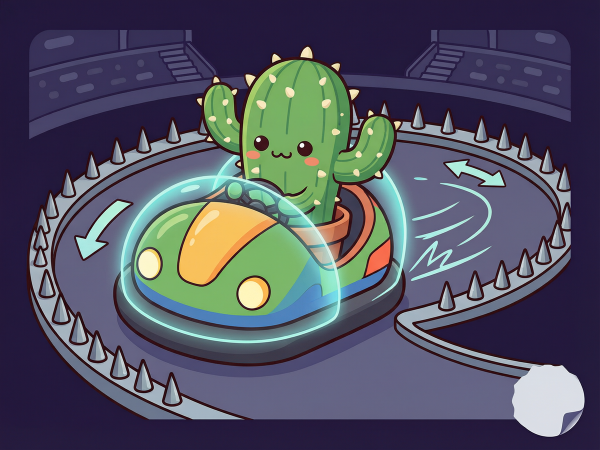
#> input picture assets/covers/01-bumper.png, 1200 x 900 px, found by its file name (shown at 1/2 size); its folder holds only this picture in this run
$ python covers_export.py
#> lines starting #> are read from the running program, lines starting #| are printed output that depends on the picture; after the words box and inside, x2 and y2 are one past the last pixel; in counts of white or black regions, pixels touching at a corner belong together
# -*- coding: utf-8 -*-
import os, base64
from collections import deque
import numpy as np
from PIL import Image, ImageDraw, ImageFilter

SRC  = r"E:\body game\game-portal\assets\covers"
OUT  = r"E:\body game\game-portal\assets\covers-white"
WEB  = r"E:\body game\game-portal\assets\covers-web"
os.makedirs(WEB, exist_ok=True)
W, H = 1200, 900

def flood(seed, allowed):
    h, w = allowed.shape
    seen = seed.copy(); dq = deque(zip(*np.nonzero(seed)[::-1]))
    while dq:
        x, y = dq.popleft()
        for nx, ny in ((x+1,y),(x-1,y),(x,y+1),(x,y-1)):
            if 0<=nx<w and 0<=ny<h and allowed[ny,nx] and not seen[ny,nx]:
                seen[ny,nx]=True; dq.append((nx,ny))
    return seen

def dilate(m, r):
    return np.array(Image.fromarray((m*255).astype(np.uint8),"L")
                    .filter(ImageFilter.MaxFilter(r*2+1))) > 127

def border_seed(h, w):
    s = np.zeros((h,w), dtype=bool)
    s[0,:] = s[-1,:] = True; s[:,0] = s[:,-1] = True
    return s

def border_touching(mask):
    h, w = mask.shape
    lab = np.zeros((h,w), dtype=np.int32); cur = 0
    ys, xs = np.nonzero(mask)
    for y0, x0 in zip(ys.tolist(), xs.tolist()):
        if lab[y0,x0]: continue
        cur += 1; lab[y0,x0]=cur; stack=[(x0,y0)]
        while stack:
            x,y = stack.pop()
            for nx,ny in ((x+1,y),(x-1,y),(x,y+1),(x,y-1)):
                if 0<=nx<w and 0<=ny<h and mask[ny,nx] and lab[ny,nx]==0:
                    lab[ny,nx]=cur; stack.append((nx,ny))
    edge = set(lab[0,:].tolist()) | set(lab[-1,:].tolist()) | \
           set(lab[:,0].tolist()) | set(lab[:,-1].tolist())
    edge.discard(0)
    if not edge: return np.zeros((h,w), dtype=bool)
    return np.isin(lab, np.fromiter(edge, dtype=np.int32))

def rounded_mask(size, radius, ss=4):
    w, h = size
    big = Image.new("L", (w*ss, h*ss), 0)
    ImageDraw.Draw(big).rounded_rectangle([0,0,w*ss-1,h*ss-1], radius=radius*ss, fill=255)
    return big.resize((w,h), Image.LANCZOS)

def to_card(im, inset=56, radius=44):
    iw, ih = W-inset*2, H-inset*2
    card = im.resize((iw,ih), Image.LANCZOS).convert("RGBA")
    card.putalpha(rounded_mask((iw,ih), radius))
    c = Image.new("RGB",(W,H),(255,255,255)); c.paste(card,(inset,inset),card); return c

SLUG = {"01":"bumper","02":"nose","03":"drift","04":"knight","05":"voxel"}
b64 = {}
for f in sorted(os.listdir(SRC)):
    if not f.endswith(".png"): continue
    im = Image.open(os.path.join(SRC,f)).convert("RGB")
#> im is the input picture: PIL image 1200x900 RGB; mean R, G, B 82.1, 83.9, 98.3
    if f.startswith("01"):
        res, note = to_card(im), "圆角卡片"
#> in to_card, `card = im.resize((iw,ih), Image.LANCZOS).convert("RGBA")`:
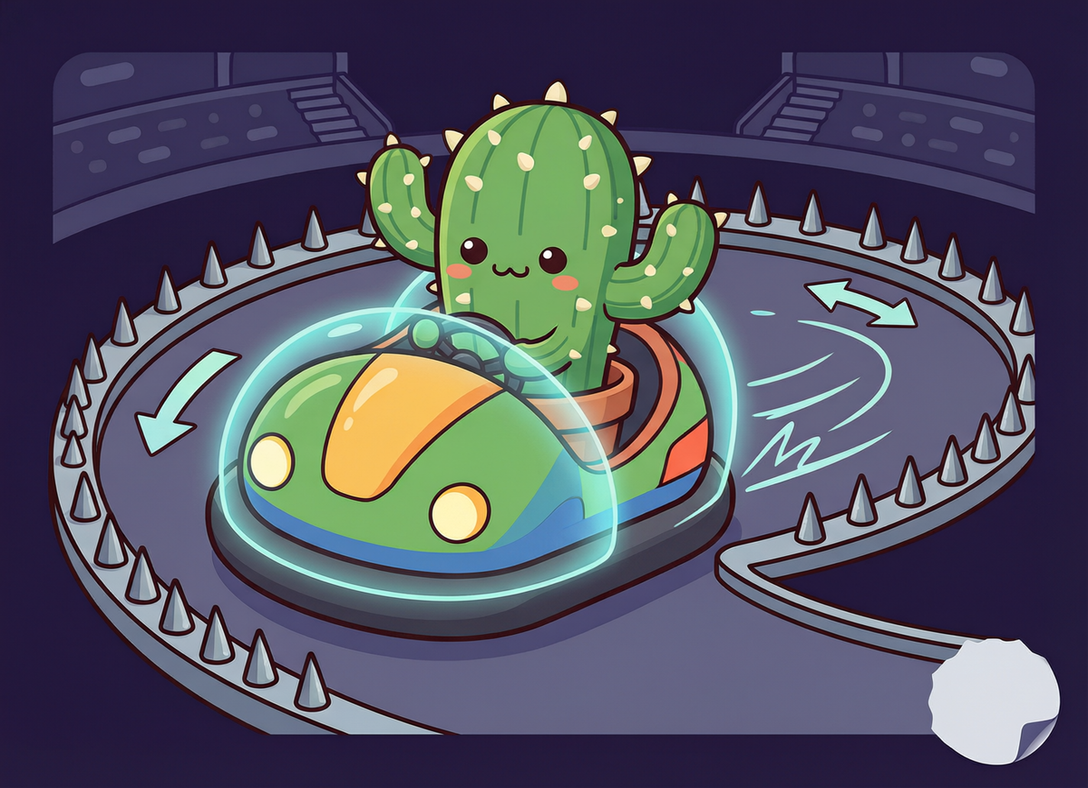
#> card: PIL image 1088x788 RGBA; mean R, G, B, A 82.1, 83.9, 98.3, 255
#> in rounded_mask, `big = Image.new("L", (w*ss, h*ss), 0)`: big: PIL image 4352x3152 L; every value is 0
#> in rounded_mask, `ImageDraw.Draw(big).rounded_rectangle([0,0,w*ss-1,h*ss-1], radius=radi..`:
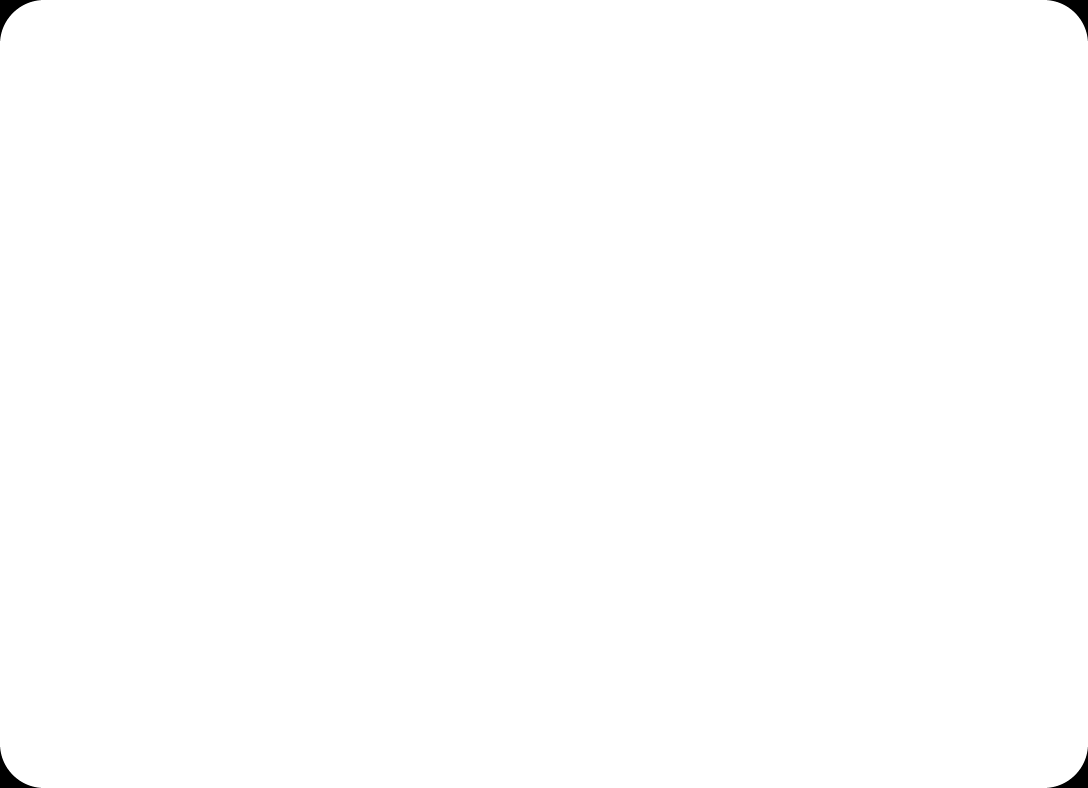
#> big: PIL image 4352x3152 L (shown at 1/4 size); 99.8% white; 4 black regions, box (x1, y1, x2, y2) and area: (0, 0, 163, 163) 6696, (4189, 0, 4352, 163) 6696, (0, 2989, 163, 3152) 6696, (4189, 2989, 4352, 3152) 6696
#> in rounded_mask, `return big.resize((w,h), Image.LANCZOS)`:
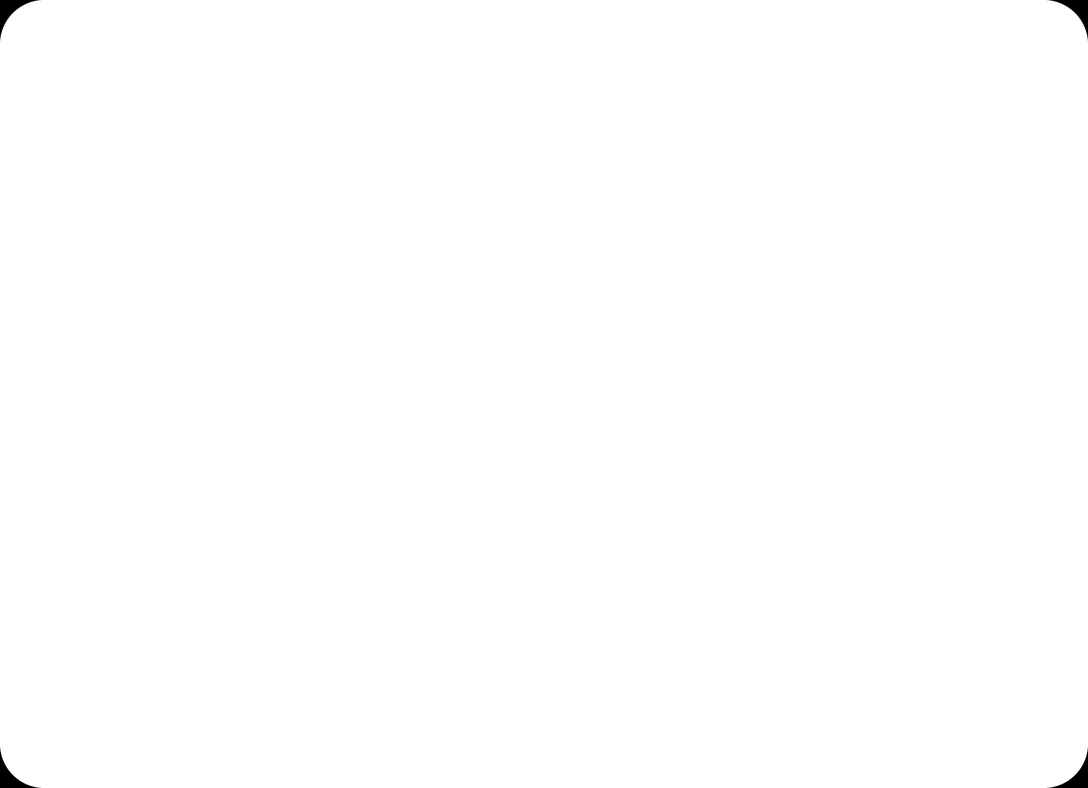
#> returned value: PIL image 1088x788 L; min 0, max 255, mean 254.5
#> in to_card, `c = Image.new('RGB', (W, H), (255, 255, 255))`: c: PIL image 1200x900 RGB; every value is 255
#> in to_card, `c.paste(card, (inset, inset), card)`:
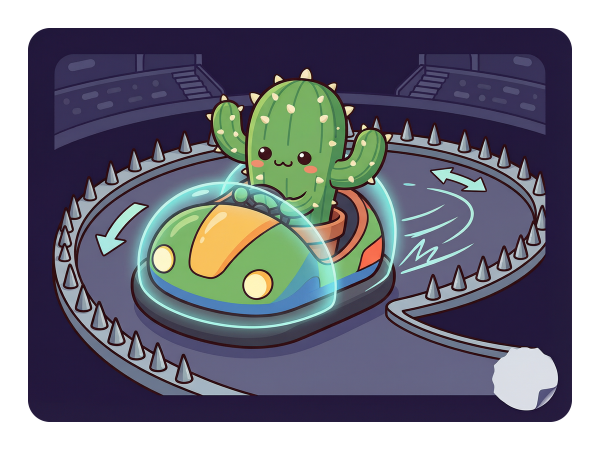
#> c: PIL image 1200x900 RGB (shown at 1/2 size); mean R, G, B 118.1, 119.5, 130.9
#> note = '圆角卡片'
    else:
        a = np.array(im).astype(np.int16); h,w,_ = a.shape
        bg = a[2,2].copy(); d = np.abs(a-bg).max(axis=2)
        m1 = flood(border_seed(h,w) & (d<=40), d<=40)
        leftover = (~m1) & (a.max(axis=2) < 160)
        extra = border_touching(leftover)
        extra = dilate(extra, 3)          # 连同外描边一起清掉
        m2 = m1 | extra
        out = a.copy(); out[m2] = 255
        ring = dilate(m1,2) & (~m1)
        wgt = np.clip(1.0-d[ring]/70.0, 0, 1)[:,None]
        out[ring] = (a[ring]*(1-wgt) + 255*wgt).astype(np.int16)
        res = Image.fromarray(out.astype(np.uint8)).filter(ImageFilter.SMOOTH)
        note = "去底+清边"
    res.save(os.path.join(OUT,f), optimize=True)
    web = res.resize((800,600), Image.LANCZOS)
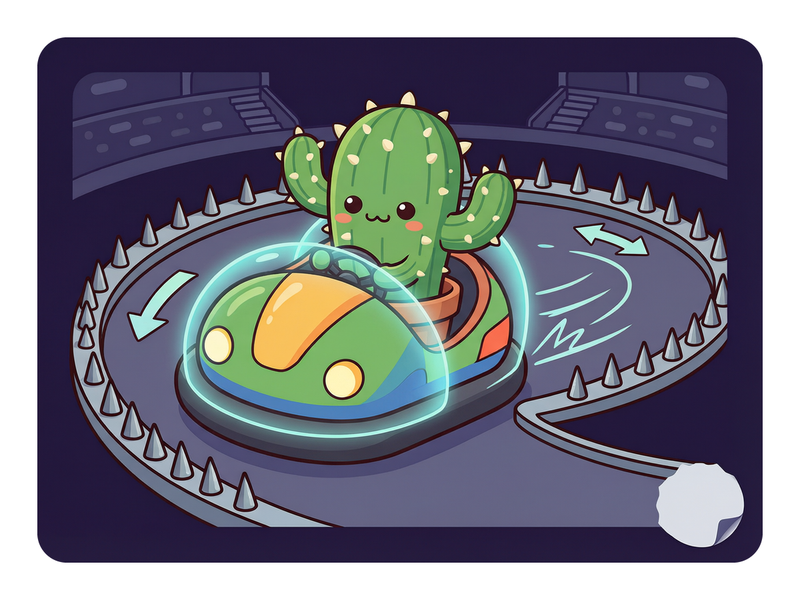
#> web: PIL image 800x600 RGB; mean R, G, B 118, 119.4, 130.9
    wp = os.path.join(WEB, SLUG[f[:2]]+".webp")
    web.save(wp, "WEBP", quality=86, method=6)
    b64[SLUG[f[:2]]] = base64.b64encode(open(wp,"rb").read()).decode("ascii")
    print("%-16s %-10s png=%4d KB   webp=%3d KB" % (f, note, os.path.getsize(os.path.join(OUT,f))/1024, os.path.getsize(wp)/1024))
#| 01-bumper.png    圆角卡片       png=1034 KB   webp= 50 KB

import json
json.dump(b64, open(r"E:\body game\game-portal\assets\covers.b64.json","w"), ensure_ascii=False)
print("total webp: %d KB   base64: %d KB" % (sum(os.path.getsize(os.path.join(WEB,f)) for f in os.listdir(WEB))/1024,
                                              sum(len(v) for v in b64.values())/1024))
